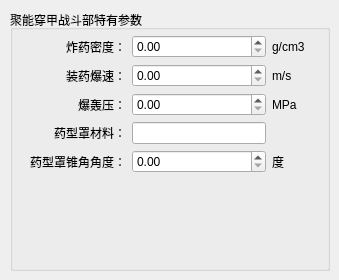
   <widget class="QWidget" name="page_2">
    <widget class="QGroupBox" name="gb_submunition_2">
     <property name="geometry">
      <rect>
       <x>10</x>
       <y>10</y>
       <width>320</width>
       <height>261</height>
      </rect>
     </property>
     <property name="title">
      <string>聚能穿甲战斗部特有参数</string>
     </property>
     <widget class="QWidget" name="layoutWidget">
      <property name="geometry">
       <rect>
        <x>20</x>
        <y>25</y>
        <width>287</width>
        <height>138</height>
       </rect>
      </property>
      <layout class="QGridLayout" name="gridLayout_12">
       <item row="0" column="0">
        <widget class="QLabel" name="lbl_dispersion_2">
         <property name="text">
          <string>炸药密度：</string>
         </property>
         <property name="alignment">
          <set>Qt::AlignRight|Qt::AlignTrailing|Qt::AlignVCenter</set>
         </property>
        </widget>
       </item>
       <item row="0" column="2">
        <widget class="QLabel" name="label_14">
         <property name="minimumSize">
          <size>
           <width>45</width>
           <height>23</height>
          </size>
         </property>
         <property name="maximumSize">
          <size>
           <width>31</width>
           <height>23</height>
          </size>
         </property>
         <property name="styleSheet">
          <string notr="true"/>
         </property>
         <property name="text">
          <string>g/cm3</string>
         </property>
         <property name="alignment">
          <set>Qt::AlignLeading|Qt::AlignLeft|Qt::AlignVCenter</set>
         </property>
        </widget>
       </item>
       <item row="1" column="0">
        <widget class="QLabel" name="lbl_dispersion_9">
         <property name="text">
          <string>装药爆速：</string>
         </property>
         <property name="alignment">
          <set>Qt::AlignRight|Qt::AlignTrailing|Qt::AlignVCenter</set>
         </property>
        </widget>
       </item>
       <item row="1" column="2">
        <widget class="QLabel" name="label_17">
         <property name="minimumSize">
          <size>
           <width>45</width>
           <height>23</height>
          </size>
         </property>
         <property name="maximumSize">
          <size>
           <width>31</width>
           <height>23</height>
          </size>
         </property>
         <property name="styleSheet">
          <string notr="true"/>
         </property>
         <property name="text">
          <string>m/s</string>
         </property>
         <property name="alignment">
          <set>Qt::AlignLeading|Qt::AlignLeft|Qt::AlignVCenter</set>
         </property>
        </widget>
       </item>
       <item row="2" column="0">
        <widget class="QLabel" name="lbl_dispersion_5">
         <property name="text">
          <string>爆轰压：</string>
         </property>
         <property name="alignment">
          <set>Qt::AlignRight|Qt::AlignTrailing|Qt::AlignVCenter</set>
         </property>
        </widget>
       </item>
       <item row="2" column="2">
        <widget class="QLabel" name="label_15">
         <property name="minimumSize">
          <size>
           <width>45</width>
           <height>23</height>
          </size>
         </property>
         <property name="maximumSize">
          <size>
           <width>31</width>
           <height>23</height>
          </size>
         </property>
         <property name="styleSheet">
          <string notr="true"/>
         </property>
         <property name="text">
          <string>MPa</string>
         </property>
         <property name="alignment">
          <set>Qt::AlignLeading|Qt::AlignLeft|Qt::AlignVCenter</set>
         </property>
        </widget>
       </item>
       <item row="3" column="0">
        <widget class="QLabel" name="lbl_dispersion_6">
         <property name="text">
          <string>药型罩材料：</string>
         </property>
         <property name="alignment">
          <set>Qt::AlignRight|Qt::AlignTrailing|Qt::AlignVCenter</set>
         </property>
        </widget>
       </item>
       <item row="3" column="1">
        <widget class="QLineEdit" name="ed_dispersion_6"/>
       </item>
       <item row="4" column="0">
        <widget class="QLabel" name="lbl_dispersion_7">
         <property name="text">
          <string>药型罩锥角角度：</string>
         </property>
         <property name="alignment">
          <set>Qt::AlignRight|Qt::AlignTrailing|Qt::AlignVCenter</set>
         </property>
        </widget>
       </item>
       <item row="4" column="2">
        <widget class="QLabel" name="label_16">
         <property name="minimumSize">
          <size>
           <width>45</width>
           <height>23</height>
          </size>
         </property>
         <property name="maximumSize">
          <size>
           <width>31</width>
           <height>23</height>
          </size>
         </property>
         <property name="styleSheet">
          <string notr="true"/>
         </property>
         <property name="text">
          <string>度</string>
         </property>
         <property name="alignment">
          <set>Qt::AlignLeading|Qt::AlignLeft|Qt::AlignVCenter</set>
         </property>
        </widget>
       </item>
       <item row="0" column="1">
        <widget class="QDoubleSpinBox" name="ed_dispersion_2">
         <property name="maximum">
          <double>20000.000000000000000</double>
         </property>
         <property name="value">
          <double>0.000000000000000</double>
         </property>
        </widget>
       </item>
       <item row="1" column="1">
        <widget class="QDoubleSpinBox" name="ed_dispersion_9">
         <property name="maximum">
          <double>20000.000000000000000</double>
         </property>
         <property name="value">
          <double>0.000000000000000</double>
         </property>
        </widget>
       </item>
       <item row="2" column="1">
        <widget class="QDoubleSpinBox" name="ed_dispersion_5">
         <property name="maximum">
          <double>20000.000000000000000</double>
         </property>
         <property name="value">
          <double>0.000000000000000</double>
         </property>
        </widget>
       </item>
       <item row="4" column="1">
        <widget class="QDoubleSpinBox" name="ed_dispersion_7">
         <property name="maximum">
          <double>360.000000000000000</double>
         </property>
         <property name="value">
          <double>0.000000000000000</double>
         </property>
        </widget>
       </item>
      </layout>
     </widget>
    </widget>
   </widget>
